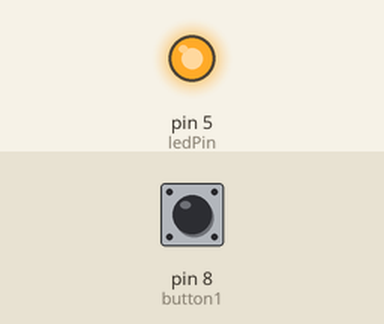
Simulated run of this sketch. Board: Arduino Uno, built with avr-gcc and run on an emulated ATmega328P. Shown: output pins drawn as LEDs (lit = HIGH). The inputs (shaded band) are chosen by the test bench; at power-on: pin 8 (button1) HIGH. What the sketch prints to the serial monitor is not drawn.

Above: at 1.2 s.
1.3 s: pin 8 (button1) pulled LOW for 0.15 s
At 1.38 s:
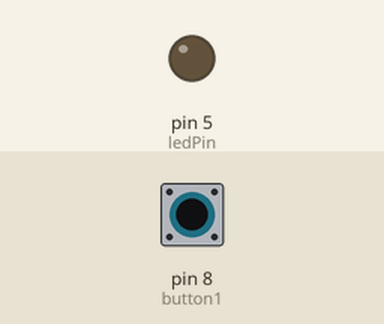
2.9 s: pin 8 (button1) pulled LOW for 3.2 s
At 7.1 s:
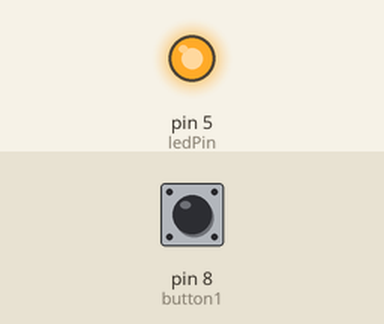
Timing chart, 0 to 8.6 s (numbered marks = the images above; inputs shaded):
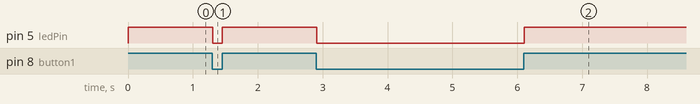

The sketch:

Lab2.ino
```cpp
int button1 = 8; //input
int buttonState = 0;
int ledPin = 5;

void setup() {
  // put your setup code here, to run once:
  pinMode(button1, INPUT);
  pinMode(ledPin, OUTPUT);
  //This is how we initialize serial communications
  Serial.begin(9600);
}

void loop() {
  // put your main code here, to run repeatedly:
  buttonState = digitalRead(button1);
  //0 or 1
  Serial.println(buttonState);

  if(buttonState == 0){
    //if button is not pressed, led id off
    digitalWrite(ledPin, LOW);
  }
  else
  {
    digitalWrite(ledPin, HIGH);
  }


}
```

Measured:
- after the input at 1.3 s, pin 5 (ledPin): HIGH → LOW at once, → HIGH 0.15 s later
- after the input at 2.9 s, pin 5 (ledPin): HIGH → LOW at once, → HIGH 3.2 s later
